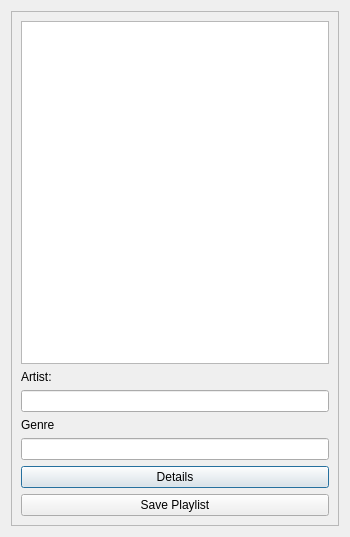
<?xml version="1.0" encoding="UTF-8"?>
<ui version="4.0">
 <class>playlistWindow</class>
 <widget class="QDialog" name="playlistWindow">
  <property name="geometry">
   <rect>
    <x>0</x>
    <y>0</y>
    <width>350</width>
    <height>537</height>
   </rect>
  </property>
  <property name="minimumSize">
   <size>
    <width>350</width>
    <height>300</height>
   </size>
  </property>
  <property name="sizeIncrement">
   <size>
    <width>600</width>
    <height>600</height>
   </size>
  </property>
  <property name="windowTitle">
   <string>Dialog</string>
  </property>
  <layout class="QVBoxLayout" name="verticalLayout">
   <item>
    <widget class="QFrame" name="frame">
     <property name="sizeIncrement">
      <size>
       <width>600</width>
       <height>600</height>
      </size>
     </property>
     <property name="frameShape">
      <enum>QFrame::StyledPanel</enum>
     </property>
     <property name="frameShadow">
      <enum>QFrame::Raised</enum>
     </property>
     <layout class="QVBoxLayout" name="verticalLayout_2">
      <item>
       <widget class="QTableView" name="tableView"/>
      </item>
      <item>
       <widget class="QLabel" name="label">
        <property name="text">
         <string>Artist:</string>
        </property>
       </widget>
      </item>
      <item>
       <widget class="QLineEdit" name="Artist"/>
      </item>
      <item>
       <widget class="QLabel" name="label_2">
        <property name="text">
         <string>Genre</string>
        </property>
       </widget>
      </item>
      <item>
       <widget class="QLineEdit" name="Genre"/>
      </item>
      <item>
       <widget class="QPushButton" name="Info">
        <property name="text">
         <string>Details</string>
        </property>
       </widget>
      </item>
      <item>
       <widget class="QPushButton" name="SavePlaylist">
        <property name="text">
         <string>Save Playlist</string>
        </property>
       </widget>
      </item>
     </layout>
    </widget>
   </item>
  </layout>
 </widget>
 <resources/>
 <connections/>
</ui>
